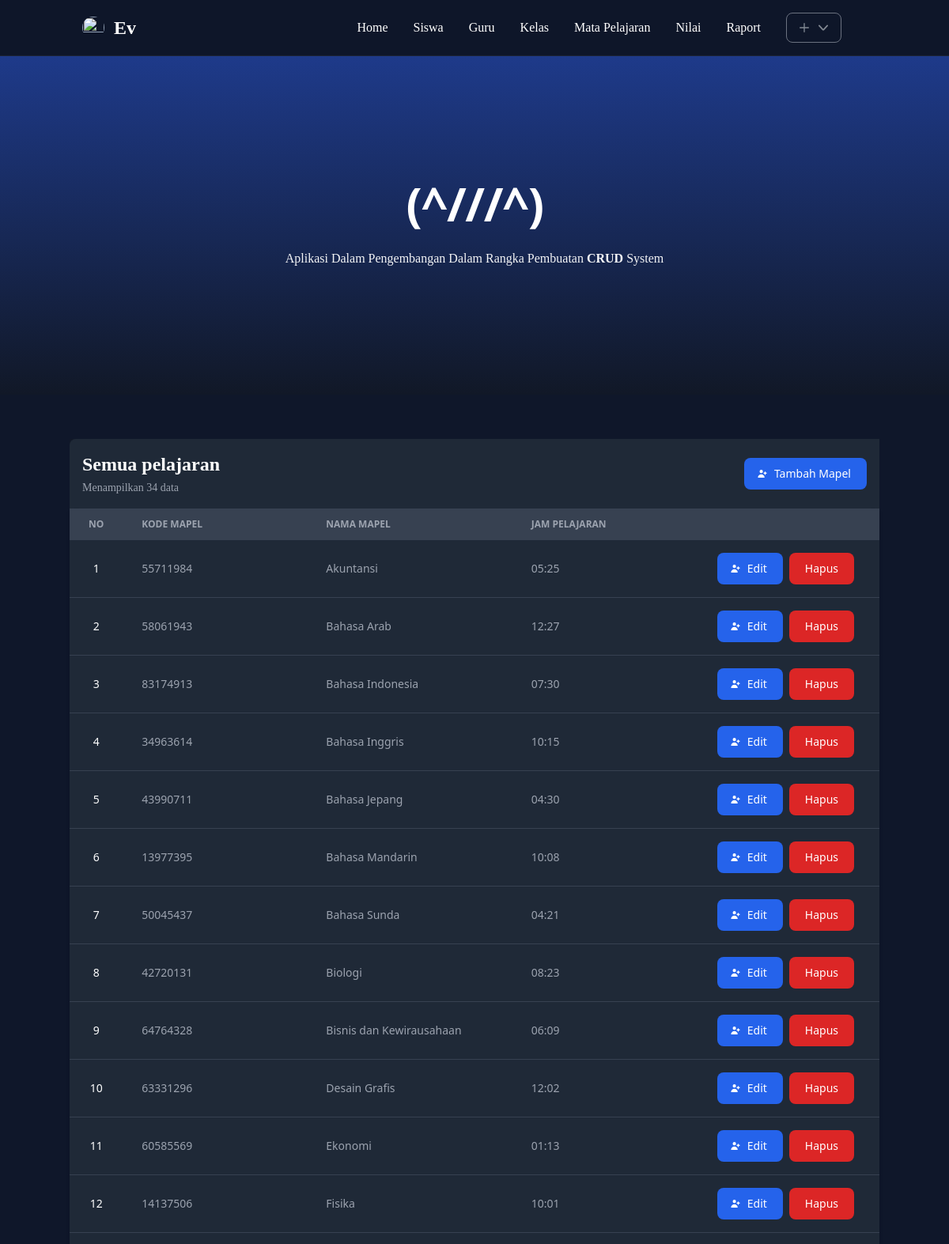
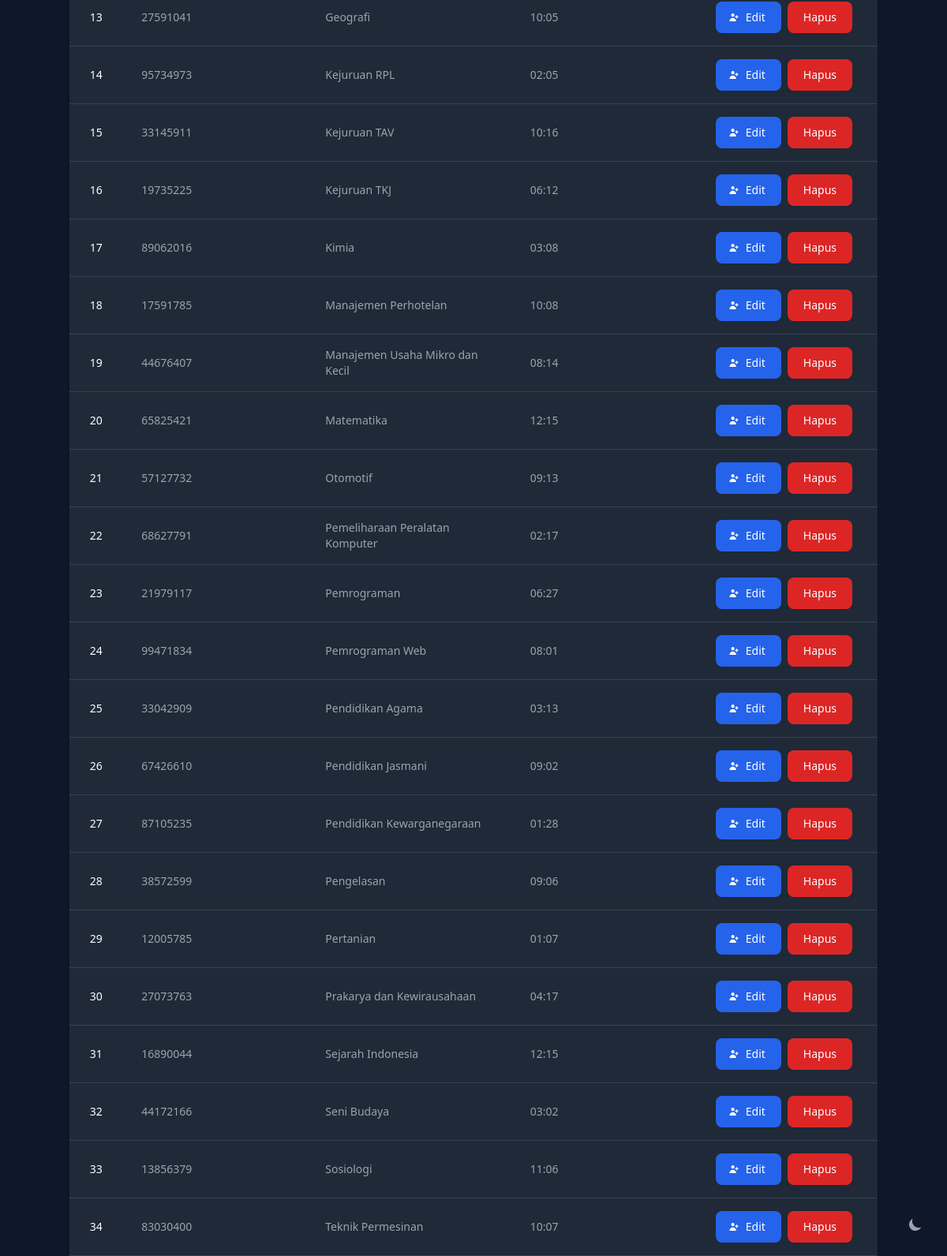
Page /?v=mapel on the committed database (2 pictures, top to bottom).
### tables this page shows
CREATE TABLE `mapel` (
  `kode_mapel` varchar(30) NOT NULL,
  `nama_mapel` varchar(60) NOT NULL,
  `jp` varchar(200) NOT NULL,
  `kode_guru` int DEFAULT NULL
);

### public/mapel/index.php (the view, shortened to what this page needs)
<?php
try {
  $connection = connect();
  $query = "SELECT * from mapel ORDER BY nama_mapel ASC";
  $datas = $connection->query($query);
  $byk = mysqli_num_rows($datas);
} catch (\Throwable $e) {
  $errors = $e->getMessage();
}
?>
<section class="container mx-auto bg-white dark:bg-gray-900 mt-14">
  <div class="flex-row items-center justify-between p-4 space-y-3 rounded-ss-lg dark:bg-gray-800 sm:flex sm:space-y-0 sm:space-x-4">
    <div>
      <h4 class="mr-3 text-2xl font-semibold dark:text-white font-heading">Semua pelajaran</h4>
      <p class="mt-1 text-sm font-normal text-gray-500 dark:text-gray-400 font-subHeading"><?= $byk > 0 ? "Menampilkan $byk data" : 'Tidak ada data'; ?></p>
    </div>
    <button data-modal-target="authentication-modal" id="addsiswa" data-modal-toggle="authentication-modal" class="text-white capitalize bg-[#404eed] hover:bg-blue-800/95 focus:ring-2 focus:outline-none focus:ring-blue-300 font-medium rounded-lg text-sm px-5 py-2.5 text-center inline-flex items-center mr-2 dark:bg-blue-600 dark:hover:bg-blue-700 dark:focus:ring-blue-800">
      <svg xmlns="http://www.w3.org/2000/svg" class="h-3.5 w-3.5 mr-2 -ml-1" viewBox="0 0 20 20" fill="currentColor" aria-hidden="true">
        <path d="M8 9a3 3 0 100-6 3 3 0 000 6zM8 11a6 6 0 016 6H2a6 6 0 016-6zM16 7a1 1 0 10-2 0v1h-1a1 1 0 100 2h1v1a1 1 0 102 0v-1h1a1 1 0 100-2h-1V7z"></path>
      </svg>
      tambah mapel
    </button>
  </div>
  <div class="relative overflow-x-auto shadow-md sm:rounded-bb-lg">
    <table class="w-full text-sm text-left text-gray-500 dark:text-gray-400">
      <thead class="text-xs text-gray-700 uppercase bg-gray-50 dark:bg-gray-700 dark:text-gray-400">
        <tr>
          <th scope="col" class="px-6 py-3">
            no
          </th>
          <th scope="col" class="px-6 py-3 w-1/3">
            kode mapel
          </th>
          <th scope="col" class="px-6 py-3 w-1/3">
            nama mapel
          </th>
          <th scope="col" class="px-6 py-3 w-full">
            jam pelajaran
          </th>
          <th scope="col" class="px-6 py-3">
          </th>
        </tr>
      </thead>
      <tbody>
        <?php $i = 1;
        while ($data = $datas->fetch_object()) : ?>
          <tr class="bg-white border-b dark:bg-gray-800 dark:border-gray-700 dark:hover:bg-gray-900 dark:hover:text-white">
            <th scope="row" class="px-6 py-4 text-center font-medium text-gray-900 whitespace-nowrap dark:text-white">
              <?= $i ?>
            </th>
            <td class="px-6 py-4">
              <?= $data->kode_mapel; ?>
            </td>
            <td class="px-6 py-4">
              <?= $data->nama_mapel; ?>
            </td>
            <td class="px-6 py-4">
              <?= $data->jp; ?>
            </td>
            <td class="px-6 py-4 text-right inline-flex">
              <a href="?v=mapel&i=<?= $data->kode_mapel; ?>&m=edit" class="text-white capitalize bg-[#404eed] hover:bg-blue-800/95 focus:ring-2 focus:outline-none focus:ring-blue-300 font-medium rounded-lg text-sm px-5 py-2.5 text-center inline-flex items-center mr-2 dark:bg-blue-600 dark:hover:bg-blue-700 dark:focus:ring-blue-800">
                <svg xmlns="http://www.w3.org/2000/svg" class="h-3.5 w-3.5 mr-2 -ml-1" viewBox="0 0 20 20" fill="currentColor" aria-hidden="true">
                  <path d="M8 9a3 3 0 100-6 3 3 0 000 6zM8 11a6 6 0 016 6H2a6 6 0 016-6zM16 7a1 1 0 10-2 0v1h-1a1 1 0 100 2h1v1a1 1 0 102 0v-1h1a1 1 0 100-2h-1V7z"></path>
                </svg>
                edit
              </a>
              <button data-modal-target="defaultModal-#<?= $data->kode_mapel ?>" data-modal-toggle="defaultModal-#<?= $data->kode_mapel ?>" class="text-white capitalize bg-[#404eed] hover:bg-blue-800/95 focus:ring-2 focus:outline-none focus:ring-blue-300 font-medium rounded-lg text-sm px-5 py-2.5 text-center inline-flex items-center mr-2 dark:bg-red-600 dark:hover:bg-red-700 dark:focus:ring-red-800" type="button">
                Hapus
              </button>
            </td>
          </tr>
        <?php $i++;
        endwhile; ?>
      </tbody>
    </table>
  </div>
</section>

### rows in the picture
mapel: kode_mapel "55711984", nama_mapel "Akuntansi", jp "05:25"
mapel: kode_mapel "58061943", nama_mapel "Bahasa Arab", jp "12:27"
mapel: kode_mapel "83174913", nama_mapel "Bahasa Indonesia", jp "07:30"
mapel: kode_mapel "34963614", nama_mapel "Bahasa Inggris", jp "10:15"
mapel: kode_mapel "43990711", nama_mapel "Bahasa Jepang", jp "04:30"
mapel: kode_mapel "13977395", nama_mapel "Bahasa Mandarin", jp "10:08"
mapel: kode_mapel "50045437", nama_mapel "Bahasa Sunda", jp "04:21"
mapel: kode_mapel "42720131", nama_mapel "Biologi", jp "08:23"
mapel: kode_mapel "64764328", nama_mapel "Bisnis dan Kewirausahaan", jp "06:09"
mapel: kode_mapel "63331296", nama_mapel "Desain Grafis", jp "12:02"
mapel: kode_mapel "60585569", nama_mapel "Ekonomi", jp "01:13"
mapel: kode_mapel "14137506", nama_mapel "Fisika", jp "10:01"
mapel: kode_mapel "27591041", nama_mapel "Geografi", jp "10:05"
mapel: kode_mapel "95734973", nama_mapel "Kejuruan RPL", jp "02:05"
mapel: kode_mapel "33145911", nama_mapel "Kejuruan TAV", jp "10:16"
mapel: kode_mapel "19735225", nama_mapel "Kejuruan TKJ", jp "06:12"
mapel: kode_mapel "89062016", nama_mapel "Kimia", jp "03:08"
mapel: kode_mapel "17591785", nama_mapel "Manajemen Perhotelan", jp "10:08"
mapel: kode_mapel "44676407", nama_mapel "Manajemen Usaha Mikro dan Kecil", jp "08:14"
mapel: kode_mapel "65825421", nama_mapel "Matematika", jp "12:15"
mapel: kode_mapel "57127732", nama_mapel "Otomotif", jp "09:13"
mapel: kode_mapel "68627791", nama_mapel "Pemeliharaan Peralatan Komputer", jp "02:17"
mapel: kode_mapel "21979117", nama_mapel "Pemrograman", jp "06:27"
mapel: kode_mapel "99471834", nama_mapel "Pemrograman Web", jp "08:01"
mapel: kode_mapel "33042909", nama_mapel "Pendidikan Agama", jp "03:13"
mapel: kode_mapel "67426610", nama_mapel "Pendidikan Jasmani", jp "09:02"
mapel: kode_mapel "87105235", nama_mapel "Pendidikan Kewarganegaraan", jp "01:28"
mapel: kode_mapel "38572599", nama_mapel "Pengelasan", jp "09:06"
mapel: kode_mapel "12005785", nama_mapel "Pertanian", jp "01:07"
mapel: kode_mapel "27073763", nama_mapel "Prakarya dan Kewirausahaan", jp "04:17"
mapel: kode_mapel "16890044", nama_mapel "Sejarah Indonesia", jp "12:15"
mapel: kode_mapel "44172166", nama_mapel "Seni Budaya", jp "03:02"
mapel: kode_mapel "13856379", nama_mapel "Sosiologi", jp "11:06"
mapel: kode_mapel "83030400", nama_mapel "Teknik Permesinan", jp "10:07"

### other values in the picture
$page['head'] "(^///^)"
$byk "34"
